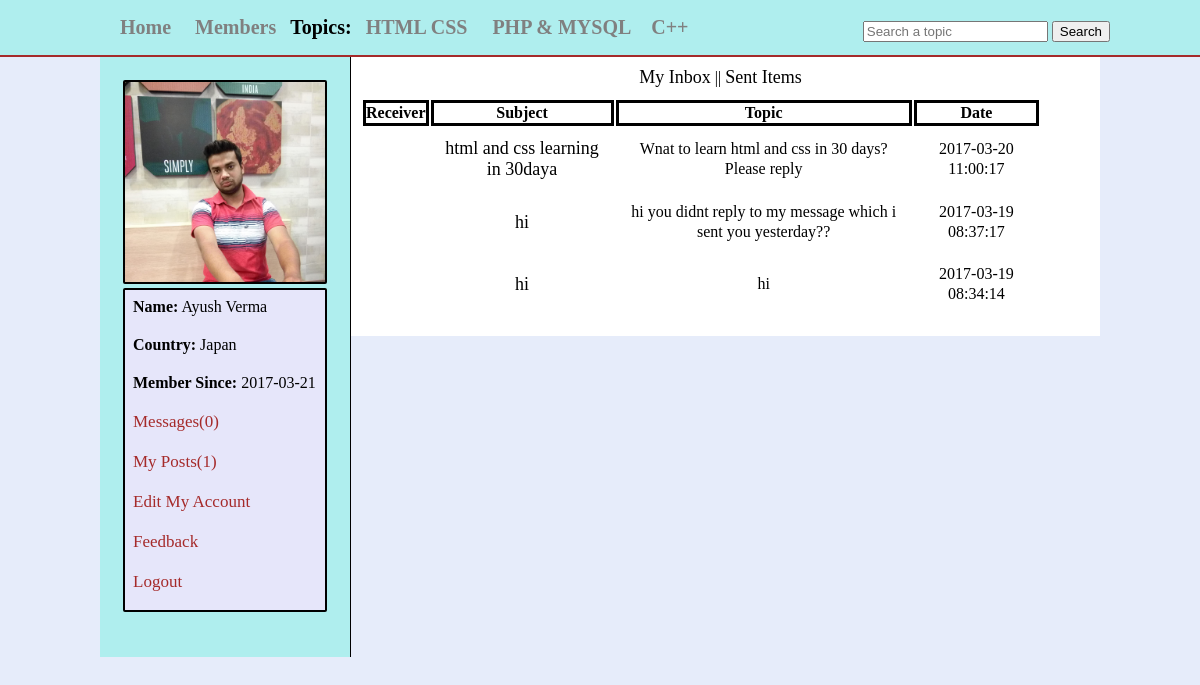
Screenshot of /sent.php (signed in) with the database file from the repository.
### tables this page shows
CREATE TABLE IF NOT EXISTS `topics` (
  `topic_id` int(100) NOT NULL AUTO_INCREMENT,
  `topic_title` varchar(255) NOT NULL,
  PRIMARY KEY (`topic_id`)
);

CREATE TABLE IF NOT EXISTS `users` (
  `user_id` int(11) NOT NULL AUTO_INCREMENT,
  `user_name` varchar(255) NOT NULL,
  `user_pass` varchar(255) NOT NULL,
  `user_email` varchar(255) NOT NULL,
  `user_country` text NOT NULL,
  `user_gender` text NOT NULL,
  `user_birthday` text NOT NULL,
  `status` text NOT NULL,
  `ver_code` int(100) NOT NULL,
  `posts` text NOT NULL,
  `user_image` text NOT NULL,
  `register_date` date NOT NULL,
  `last_login` date NOT NULL,
  PRIMARY KEY (`user_id`)
);

CREATE TABLE IF NOT EXISTS `messages` (
  `msg_id` int(11) NOT NULL AUTO_INCREMENT,
  `sender` int(11) NOT NULL,
  `receiver` int(11) NOT NULL,
  `msg_sub` text NOT NULL,
  `msg_topic` text NOT NULL,
  `reply` text NOT NULL,
  `status` text NOT NULL,
  `msg_date` timestamp NOT NULL DEFAULT CURRENT_TIMESTAMP ON UPDATE CURRENT_TIMESTAMP,
  PRIMARY KEY (`msg_id`)
);

### sent.php (the view, shortened to what this page needs)
<?php
include("functions/functions.php");
if(!isset($_SESSION['user_email']))
{
	header("location:index.php");
}
else
{
?>
<!DOCTYPE HTML>
<html>
	<head>
		<link rel="stylesheet" href="styles/home_style.css" media="all"/>
<body>
	<div class="container">
		<div id="header_wrapper">
			<div id="header">
				<ul id="menu">
					<li><a href="home.php">Home</a></li>
					<li><a href="members.php">Members</a></li>
					<strong>Topics:</strong>
					<?php
					$get_topics = "select * from topics";
					$run_topics = mysqli_query($con,$get_topics);
					while($row=mysqli_fetch_array($run_topics))
					{
						$topic_id = $row['topic_id'];
						$topic_title = $row['topic_title'];
						echo "<li><a href='topic.php?topic=$topic_id'>$topic_title</a></li>";
					}
					?>
				</ul>
				<form method="get" action="results.php" id="form1">
					<input type="text" name="user_query" placeholder="Search a topic"/>
					<input type="submit" name="search" value="Search"/>
				</form>
			</div>
			</div>
			<div class="content">
				<div id="user_timeline">
					<div id="user_details">
						<?php
							$user = $_SESSION['user_email'];
							$get_user = "select * from users where user_email='$user'";
							$run_user = mysqli_query($con,$get_user);
							$row = mysqli_fetch_array($run_user);
							$user_id = $row['user_id'];
							$user_name = $row['user_name'];
							$user_country = $row['user_country'];
							$user_image =$row['user_image'];
							$register_date = $row['register_date'];
							$last_login = $row['last_login'];
							$user_posts = "select * from posts where user_id='$user_id'";
							$run_posts = mysqli_query($con,$user_posts);
							$posts = mysqli_num_rows($run_posts);
							$sel_msg = "select * from messages where receiver ='$user_id' AND status='unread' ORDER BY 1 DESC";
							$run_msg = mysqli_query($con,$sel_msg);
							$count_msg = mysqli_num_rows($run_msg);
							echo "
								<img src ='user/user_image/$user_image' width='200' height='200'></img>
								<div id='mention'>
								<p><strong>Name:</strong> $user_name</p>
								<p><strong>Country:</strong> $user_country</p>
								<p><strong>Member Since:</strong> $register_date</p>
								<p><a href='my_messages.php?inbox&u_id=$user_id'>Messages($count_msg)</a></p>
								<p><a href='my_posts.php?u_id=$user_id'>My Posts($posts)</a></p>
								<p><a href='edit_profile.php?u_id=$user_id'>Edit My Account</a></p>
								<p><a href='feedback.php'>Feedback</a></p>
								<p><a href='logout.php'>Logout</a></p></div>
								";
						?>
					</div>
				</div>
				<div id="msg">
						<p align="center"><a href="my_messages.php?inbox">My Inbox</a> ||
						<a href="sent.php">Sent Items</a>
						</p>
	</head>
<table width="700">
						<tr>
							<th>Receiver</th>
							<th>Subject</th>
							<th>Topic</th>
							<th>Date</th>
						</tr>
						<?php
						$sel_msg = "select * from messages where sender ='$user_id' ORDER BY 1 DESC";
						$run_msg = mysqli_query($con,$sel_msg);
						while($row_msg=mysqli_fetch_array($run_msg))
						{
							$msg_id = $row_msg['msg_id'];
							$msg_receiver = $row_msg['receiver'];
							$msg_sub = $row_msg['msg_sub'];
							$msg_topic = $row_msg['msg_topic'];
							$msg_date = $row_msg['msg_date'];
						$get_receiver = "select * from users where user_id='$msg_receiver'";
						$run_receiver = mysqli_query($con,$get_receiver);
						$row = mysqli_fetch_array($run_receiver);
						$receiver_name = $row['user_name'];
						?>
						<tr align="center">
							<td><a href="user_profile.php?u_id=<?php echo $msg_receiver;?>"><?php echo $receiver_name;?></a></td>
							<td><a href="my_messages.php?msg_id=<?php echo $msg_id;?>"><?php echo $msg_sub;?></a></td>
							<td><?php echo $msg_topic;?></td>
							<td><?php echo $msg_date;?></td>
							<?php } ?>
						</tr>
						</table>
</body>
</html>
<?php } ?>

### styles/home_style.css (style rules this page uses)
html, body, div, span, applet, object, iframe, h1, h2, h3, h4, h5, h6, p, blockquote, pre, a, abbr, acronym, address, big, cite, code, del, dfn, em, img, ins, kbd, q, s, samp, small, strike, strong, sub, sup, tt, var, b, u, i, center, dl, dt, dd, ol, ul, li, fieldset, form, label, legend, table, caption, tbody, tfoot, thead, tr, th, td, article, aside, canvas, details, embed, figure, figcaption, footer, header, hgroup, menu, nav, output, ruby, section, summary, time, mark, audio, video { margin: 0; padding: 0; border: 0; }
body { //line-height:1px; background:#E6ECFA; }
.container { padding:0; margin:0; background:#E6ECFA; }
#header_wrapper { width:100%; height:35px; margin:0 auto; border-bottom:2px solid brown; background:#AFEEEE; padding:10px; }
#header { width:1000px; height:35px; margin: 0 auto; }
#menu strong { font-size:20px; }
#menu { line-height:35px; padding:0; margin:0; float:left; }
#menu li { display:inline; list-style:none; }
#menu a { margin:5px; padding:5px; text-decoration:none; color:gray; font-size:20px; font-weight:bold; }
#form1 { float:right; line-height:35px; padding-top:3px; }

### sent.php (style rules this page uses)
.content { width:1000px; margin: 0 auto; }
#user_timeline { background:#AFEEEE; width:250px; float:left; height:600px; border-right:1px solid black; }
#user_details { padding:23px; }
#user_details img { border:2px solid black; border-radius:2px; text-align:center; }
#user_details p { margin-bottom:10px; padding:5px; }
#user_details a { color:brown; font-size:17px; text-decoration:none; }
#mention { background:#E6E6FA; border:2px solid black; border-radius:2px; padding:3px; }
#msg { padding:10px; line-height:20px; background:white; margin:0 auto; }
#msg th { border:3px solid black; background: }
#msg table,td { padding:10px; }
#msg a { text-decoration:none; font-size:18px; color:black; }

### rows the page displays
topics: topic_title "HTML CSS"
topics: topic_title "PHP & MYSQL"
topics: topic_title "C++"
users: user_image (picture), user_name "Ayush Verma", user_country "Japan", register_date "2017-03-21"
messages: msg_sub "html and css learning in 30daya", msg_topic "Wnat to learn html and css in 30 days?Please reply", msg_date "2017-03-20 11:00:17"
messages: msg_sub "hi", msg_topic "hi you didnt reply to my message which i sent you yesterday??", msg_date "2017-03-19 08:37:17"
messages: msg_sub "hi", msg_topic "hi", msg_date "2017-03-19 08:34:14"

### other values shown
$count_msg "0"
$posts "1"
